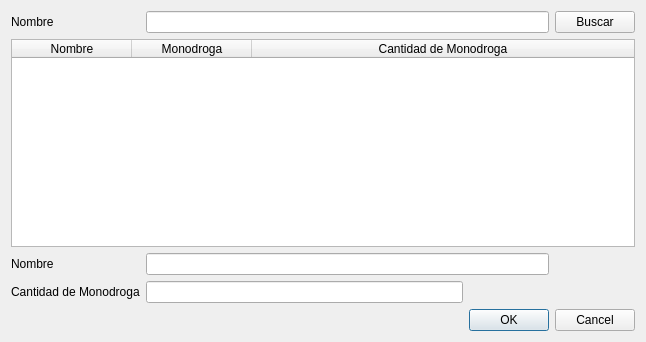
<?xml version="1.0" encoding="UTF-8"?>
<ui version="4.0">
 <class>vtnModificarMedicamento</class>
 <widget class="QWidget" name="vtnModificarMedicamento">
  <property name="geometry">
   <rect>
    <x>0</x>
    <y>0</y>
    <width>646</width>
    <height>342</height>
   </rect>
  </property>
  <property name="windowTitle">
   <string>Modificar Medicamento</string>
  </property>
  <layout class="QVBoxLayout" name="verticalLayout">
   <item>
    <layout class="QGridLayout" name="gridLayout">
     <item row="2" column="0">
      <widget class="QLabel" name="label_3">
       <property name="text">
        <string>Nombre</string>
       </property>
      </widget>
     </item>
     <item row="1" column="0" colspan="4">
      <widget class="QTableWidget" name="tableWidget">
       <attribute name="horizontalHeaderDefaultSectionSize">
        <number>120</number>
       </attribute>
       <attribute name="horizontalHeaderStretchLastSection">
        <bool>true</bool>
       </attribute>
       <column>
        <property name="text">
         <string>Nombre</string>
        </property>
       </column>
       <column>
        <property name="text">
         <string>Monodroga</string>
        </property>
       </column>
       <column>
        <property name="text">
         <string>Cantidad de Monodroga</string>
        </property>
       </column>
      </widget>
     </item>
     <item row="0" column="0">
      <widget class="QLabel" name="label">
       <property name="text">
        <string>Nombre</string>
       </property>
      </widget>
     </item>
     <item row="0" column="1" colspan="2">
      <widget class="QLineEdit" name="lineEdit"/>
     </item>
     <item row="0" column="3">
      <widget class="QPushButton" name="pushButton">
       <property name="focusPolicy">
        <enum>Qt::TabFocus</enum>
       </property>
       <property name="text">
        <string>Buscar</string>
       </property>
      </widget>
     </item>
     <item row="3" column="1">
      <widget class="QLineEdit" name="lineEdit_3"/>
     </item>
     <item row="3" column="0">
      <widget class="QLabel" name="label_2">
       <property name="text">
        <string>Cantidad de Monodroga</string>
       </property>
      </widget>
     </item>
     <item row="2" column="1" colspan="2">
      <widget class="QLineEdit" name="lineEdit_2"/>
     </item>
     <item row="4" column="2" colspan="2">
      <widget class="QDialogButtonBox" name="buttonBox">
       <property name="standardButtons">
        <set>QDialogButtonBox::Cancel|QDialogButtonBox::Ok</set>
       </property>
      </widget>
     </item>
    </layout>
   </item>
  </layout>
 </widget>
 <tabstops>
  <tabstop>lineEdit</tabstop>
  <tabstop>pushButton</tabstop>
  <tabstop>tableWidget</tabstop>
  <tabstop>lineEdit_2</tabstop>
  <tabstop>lineEdit_3</tabstop>
  <tabstop>buttonBox</tabstop>
 </tabstops>
 <resources/>
 <connections/>
</ui>
